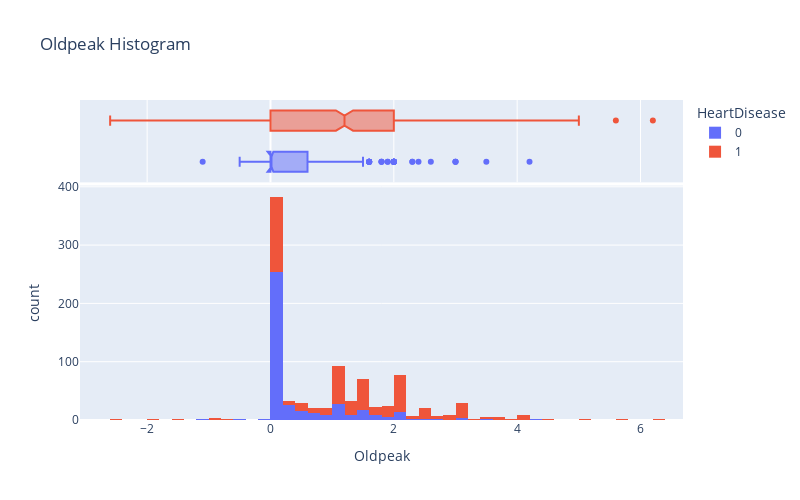

Notebook source saved alongside this figure:
### Code cell
peak_hist = px.histogram(heart_disease, x='Oldpeak',
                         color='HeartDisease', marginal='box', title='Oldpeak Histogram'
                         )
peak_hist.show()

### Figure 1 — Plotly figure (JSON) as saved in the notebook; plotly's stock layout.template omitted (floating-point values rounded to 4 significant figures; data arrays with more than 128 entries replaced by an {"elided": "..."} marker saying what was removed)
{"data": [{"alignmentgroup": "True", "bingroup": "x", "hovertemplate": "HeartDisease=0<br>Oldpeak=%{x}<br>count=%{y}<extra></extra>", "legendgroup": "0", "marker": {"color": "#636efa"}, "name": "0", "offsetgroup": "0", "orientation": "v", "showlegend": true, "type": "histogram", "x": {"elided": "410 float values"}, "xaxis": "x", "yaxis": "y"}, {"alignmentgroup": "True", "hovertemplate": "HeartDisease=0<br>Oldpeak=%{x}<extra></extra>", "legendgroup": "0", "marker": {"color": "#636efa"}, "name": "0", "notched": true, "offsetgroup": "0", "showlegend": false, "type": "box", "x": {"elided": "410 float values"}, "xaxis": "x2", "yaxis": "y2"}, {"alignmentgroup": "True", "bingroup": "x", "hovertemplate": "HeartDisease=1<br>Oldpeak=%{x}<br>count=%{y}<extra></extra>", "legendgroup": "1", "marker": {"color": "#EF553B"}, "name": "1", "offsetgroup": "1", "orientation": "v", "showlegend": true, "type": "histogram", "x": {"elided": "508 float values"}, "xaxis": "x", "yaxis": "y"}, {"alignmentgroup": "True", "hovertemplate": "HeartDisease=1<br>Oldpeak=%{x}<extra></extra>", "legendgroup": "1", "marker": {"color": "#EF553B"}, "name": "1", "notched": true, "offsetgroup": "1", "showlegend": false, "type": "box", "x": {"elided": "508 float values"}, "xaxis": "x2", "yaxis": "y2"}], "layout": {"barmode": "relative", "height": 500, "legend": {"title": {"text": "HeartDisease"}, "tracegroupgap": 0}, "title": {"text": "Oldpeak Histogram"}, "width": 800, "xaxis": {"anchor": "y", "autorange": true, "domain": [0, 1], "range": [-3.089, 6.689], "title": {"text": "Oldpeak"}, "type": "linear"}, "xaxis2": {"anchor": "y2", "autorange": true, "domain": [0, 1], "matches": "x", "range": [-3.089, 6.689], "showgrid": true, "showticklabels": false, "type": "linear"}, "yaxis": {"anchor": "x", "autorange": true, "domain": [0, 0.7326], "range": [0, 402.1], "title": {"text": "count"}}, "yaxis2": {"anchor": "x2", "autorange": true, "domain": [0.7426, 1], "matches": "y2", "range": [-0.5, 1.5], "showgrid": false, "showline": false, "showticklabels": false, "ticks": "", "type": "category"}}}
